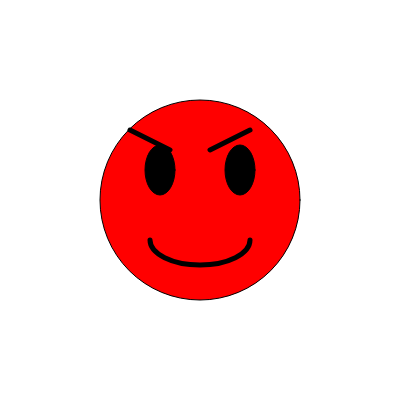
Frame 1 (no input)
Frame 60 (no input): identical to frame 1, image omitted
Frame 120 (the mouse pressed at the canvas centre since frame 60): identical to frame 1, image omitted

The p5.js sketch that drew this single still picture (run headless with seeded random() and noise() and a simulated clock; from frame 60 on, the mouse is pressed at the canvas centre):

// p5.js sketch
// ── sketch.js
function setup() {
  // create a canvas
  createCanvas(400, 400);

  // disable animation
  noLoop();
}

function draw(circle) {
  background(220);

  rectMode(CENTER);
 
}

function setup() {
  createCanvas(400, 400);
  background(255);

  // Face
  fill(255, 0, 0);
  ellipse(200, 200, 200, 200);

  // Eyes
  fill(0);
  ellipse(160, 170, 30, 50);
  ellipse(240, 170, 30, 50);

  // Eyebrows
  stroke(0);
  strokeWeight(5);
  line(130, 130, 170, 150);
  line(210, 150, 250, 130);

  // Mouth
  noFill();
  stroke(0);
  strokeWeight(5);
  arc(200, 240, 100, 50, 0, PI);
}

function draw() {
  // No need to draw anything continuously
}
